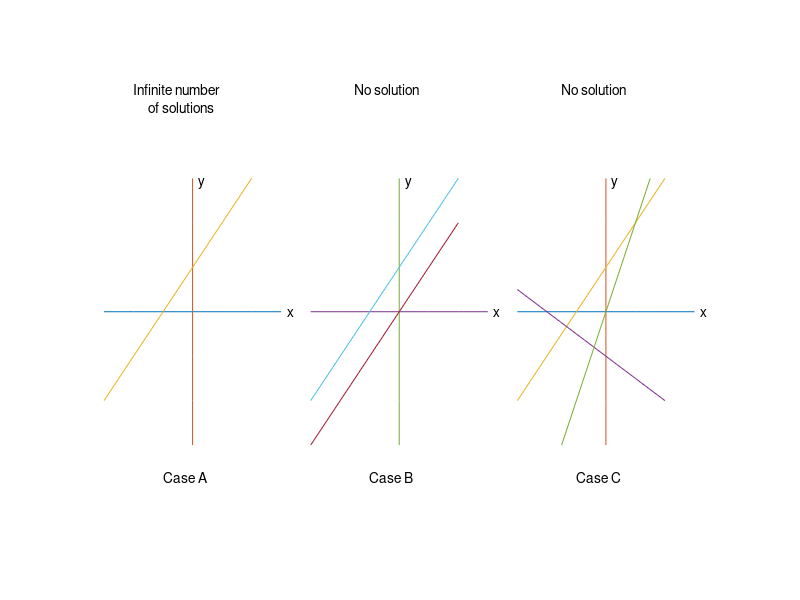

Here is the MATLAB script that generated this plot:
% f3_2
% Copyright S. Nakamura, 1995
set(gcf, 'NumberTitle','off','Name', 'Figure 3.2')

clear,clf, hold off
axis([-3,-4+22, -5 6])
hold on
xa=-3:3;
ya=xa;

for k=0:2
m=k*7;
plot(xa+m,zeros(size(xa)))
plot(zeros(size(ya))+m, ya)
x=-3:2;
y=x+1;
plot(x+m,y)
text(m+0.2,3-0.1,'y')
text(m+3.2,-0.0,'x')

if k==0, 
text(m-1,-3.7, 'Case A'),
text(-2.0,5,'Infinite number ')
text(-1.5,4.6,'of solutions')
end

if k==1, 
text(m-1,-3.7, 'Case B'),
plot(x+m,y-1)
text(5.5,5,'No solution')
end

if k==2, 
text(m-1,-3.7, 'Case C'),
y2=-0.5*x-1;
plot(x+m,y2)
x3=-1.5:1.5;
y3=2*x3;
plot(x3+m,y3)
text(12.5,5,'No solution')
end
end
 axis('off')
